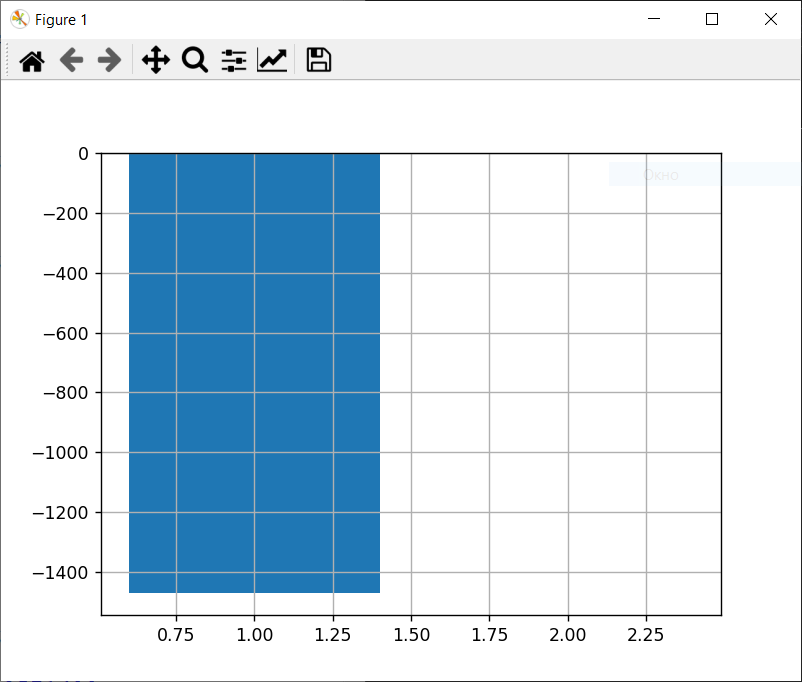

This figure's Python source:
import numpy
from scipy import linalg
import matplotlib.pyplot as plt

array = numpy.random.sample((5, 5))
print('Случайная матрица')
print(array)
array = array * 10
print('Умножение на 10')
print(array)
array = array.astype(numpy.int32)
print('Приведение к int')
print(array)
det_1 = linalg.det(array)
print('Первый определитель:', det_1)
array = linalg.inv(array)
print('Обратная матрица')
print(array)
det_2 = linalg.det(array)
print('Второй определитель:', det_2)

x = [1, 2]
y = [det_1, det_2]
plt.bar(x, y)
plt.grid(True)
plt.show()
